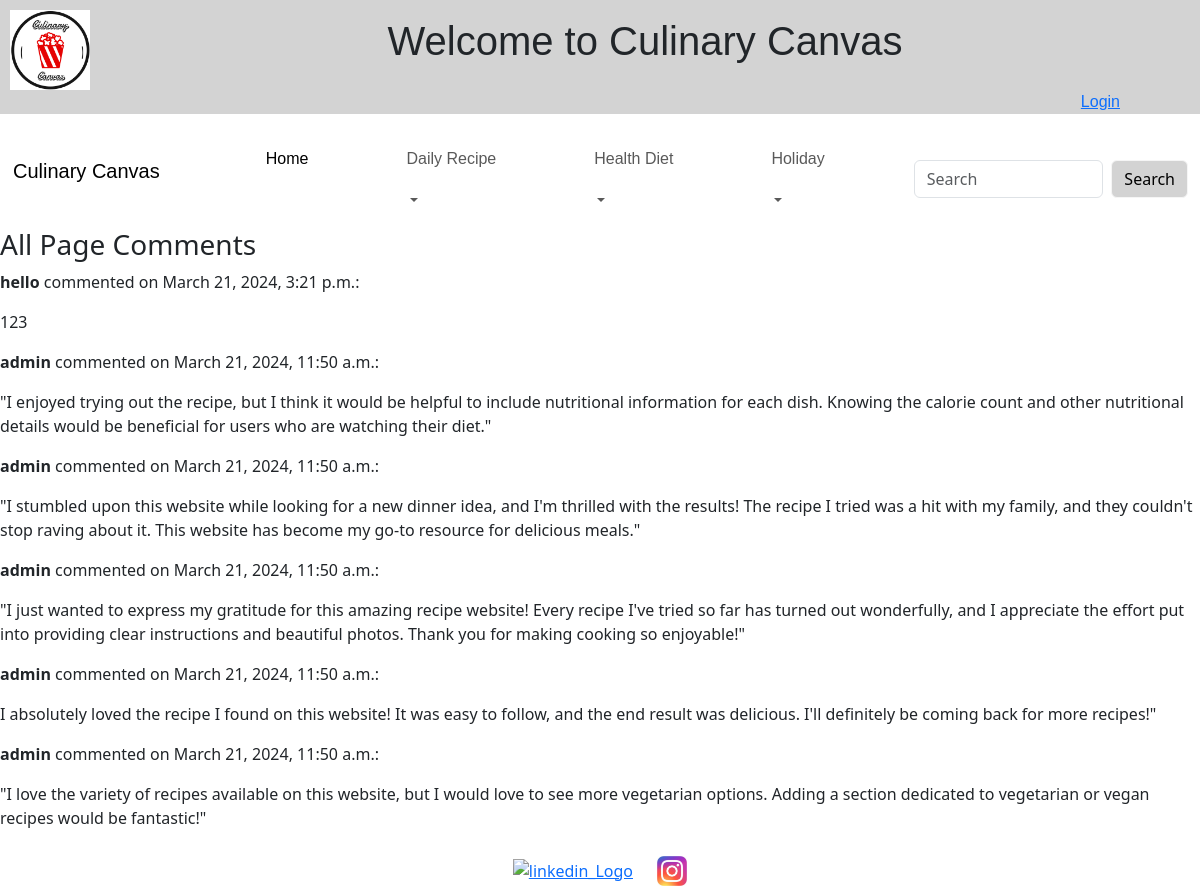
/accounts/more-comments/, run on the app's committed database.
### recipe/models.py (models this page shows, shortened)
class PageComment(models.Model):
    author = models.ForeignKey(User, on_delete=models.CASCADE)
    text = models.TextField()
    created_date = models.DateTimeField(auto_now_add=True)

### recipe/views.py (the view)
# urls.py: path('more-comments/', more_comments, name='more_comments'),
def more_comments(request):
    comments = PageComment.objects.order_by('-created_date')
    return render(request, 'recipe/more_comments.html', {'comments': comments})

### recipe/templates/recipe/more_comments.html
{% extends 'base.html' %}
{% block content %}
    <h3>All Page Comments</h3>
    {% for comment in comments %}
        <p><strong>{{ comment.author.username }}</strong> commented on {{ comment.created_date }}:</p>
        <p>{{ comment.text }}</p>
    {% endfor %}
{% endblock %}

### data on the page
PageComment: author.username "hello", created_date "March 21, 2024, 3:21 p.m.", text "123"
PageComment: author.username "admin", created_date "March 21, 2024, 11:50 a.m.", text "\"I enjoyed trying out the recipe, but I think it would be helpful to include nutritional information for each dish. Knowing the calorie count and other nutritional details would be beneficial for users who are watching their diet.\""
PageComment: author.username "admin", created_date "March 21, 2024, 11:50 a.m.", text "\"I stumbled upon this website while looking for a new dinner idea, and I'm thrilled with the results! The recipe I tried was a hit with my family, and they couldn't stop raving about it. This website has become my go-to resource for delicious meals.\""
PageComment: author.username "admin", created_date "March 21, 2024, 11:50 a.m.", text "\"I just wanted to express my gratitude for this amazing recipe website! Every recipe I've tried so far has turned out wonderfully, and I appreciate the effort put into providing clear instructions and beautiful photos. Thank you for making cooking so enjoyable!\""
PageComment: author.username "admin", created_date "March 21, 2024, 11:50 a.m.", text "I absolutely loved the recipe I found on this website! It was easy to follow, and the end result was delicious. I'll definitely be coming back for more recipes!\""
PageComment: author.username "admin", created_date "March 21, 2024, 11:50 a.m.", text "\"I love the variety of recipes available on this website, but I would love to see more vegetarian options. Adding a section dedicated to vegetarian or vegan recipes would be fantastic!\""
